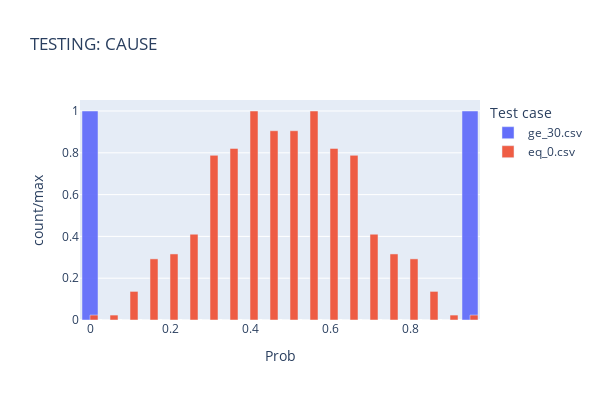
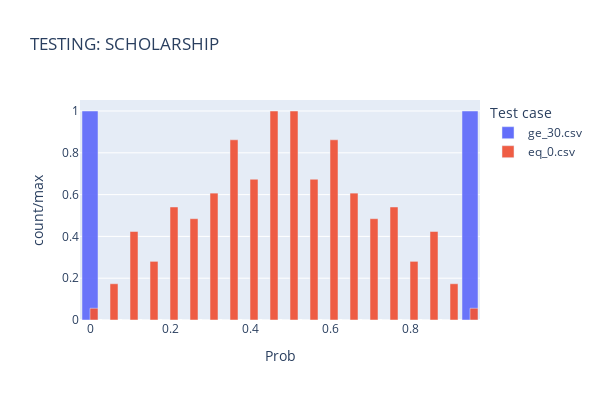
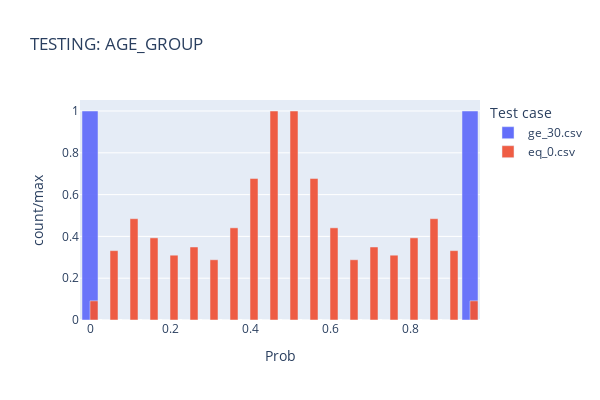
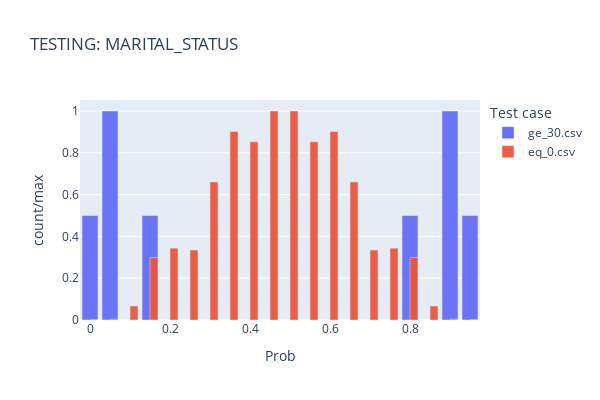

The notebook cell these images were saved under, in order:
### Markdown cell above
## Testing

### Code cell
MODEL_NAME="suod"
for VAR_NAME in ["CAUSE", "SCHOLARSHIP", "AGE_GROUP", "MARITAL_STATUS", "VULNERABILITY_FACTOR"]:
#for VAR_NAME in ["CAUSE"]:
    test_probs(VAR_NAME, MODEL_NAME)

### Figure 1 — Plotly figure (JSON) as saved in the notebook; plotly's stock layout.template omitted (floating-point values rounded to 4 significant figures)
{"data": [{"alignmentgroup": "True", "hovertemplate": "Test case=ge_30.csv<br>Prob=%{x}<br>count/max=%{y}<extra></extra>", "legendgroup": "ge_30.csv", "marker": {"color": "#636efa", "opacity": 0.95, "pattern": {"shape": ""}}, "name": "ge_30.csv", "offsetgroup": "ge_30.csv", "orientation": "v", "showlegend": true, "textposition": "auto", "type": "bar", "x": [0, 0.05, 0.1, 0.15, 0.2, 0.25, 0.3, 0.35, 0.4, 0.45, 0.5, 0.55, 0.6, 0.65, 0.7, 0.75, 0.8, 0.85, 0.9, 0.95], "xaxis": "x", "y": [1, 0, 0, 0, 0, 0, 0, 0, 0, 0, 0, 0, 0, 0, 0, 0, 0, 0, 0, 1], "yaxis": "y"}, {"name": "eq_0.csv", "opacity": 0.95, "type": "bar", "x": [0, 0.05, 0.1, 0.15, 0.2, 0.25, 0.3, 0.35, 0.4, 0.45, 0.5, 0.55, 0.6, 0.65, 0.7, 0.75, 0.8, 0.85, 0.9, 0.95], "y": [0.02358, 0.02358, 0.1368, 0.2925, 0.316, 0.4104, 0.7877, 0.8208, 1, 0.9057, 0.9057, 1, 0.8208, 0.7877, 0.4104, 0.316, 0.2925, 0.1368, 0.02358, 0.02358]}], "layout": {"barmode": "group", "height": 400, "legend": {"title": {"text": "Test case"}, "tracegroupgap": 0}, "title": {"text": "TESTING: CAUSE"}, "width": 600, "xaxis": {"anchor": "y", "autorange": true, "domain": [0, 1], "range": [-0.025, 0.975], "title": {"text": "Prob"}, "type": "linear"}, "yaxis": {"anchor": "x", "autorange": true, "domain": [0, 1], "range": [0, 1.053], "title": {"text": "count/max"}, "type": "linear"}}}

### Figure 2 — Plotly figure (JSON) as saved in the notebook; plotly's stock layout.template omitted (floating-point values rounded to 4 significant figures)
{"data": [{"alignmentgroup": "True", "hovertemplate": "Test case=ge_30.csv<br>Prob=%{x}<br>count/max=%{y}<extra></extra>", "legendgroup": "ge_30.csv", "marker": {"color": "#636efa", "opacity": 0.95, "pattern": {"shape": ""}}, "name": "ge_30.csv", "offsetgroup": "ge_30.csv", "orientation": "v", "showlegend": true, "textposition": "auto", "type": "bar", "x": [0, 0.05, 0.1, 0.15, 0.2, 0.25, 0.3, 0.35, 0.4, 0.45, 0.5, 0.55, 0.6, 0.65, 0.7, 0.75, 0.8, 0.85, 0.9, 0.95], "xaxis": "x", "y": [1, 0, 0, 0, 0, 0, 0, 0, 0, 0, 0, 0, 0, 0, 0, 0, 0, 0, 0, 1], "yaxis": "y"}, {"name": "eq_0.csv", "opacity": 0.95, "type": "bar", "x": [0, 0.05, 0.1, 0.15, 0.2, 0.25, 0.3, 0.35, 0.4, 0.45, 0.5, 0.55, 0.6, 0.65, 0.7, 0.75, 0.8, 0.85, 0.9, 0.95], "y": [0.05612, 0.1735, 0.4235, 0.2806, 0.5408, 0.4847, 0.6071, 0.8622, 0.6735, 1, 1, 0.6735, 0.8622, 0.6071, 0.4847, 0.5408, 0.2806, 0.4235, 0.1735, 0.05612]}], "layout": {"barmode": "group", "height": 400, "legend": {"title": {"text": "Test case"}, "tracegroupgap": 0}, "title": {"text": "TESTING: SCHOLARSHIP"}, "width": 600, "xaxis": {"anchor": "y", "autorange": true, "domain": [0, 1], "range": [-0.025, 0.975], "title": {"text": "Prob"}, "type": "linear"}, "yaxis": {"anchor": "x", "autorange": true, "domain": [0, 1], "range": [0, 1.053], "title": {"text": "count/max"}, "type": "linear"}}}

### Figure 3 — Plotly figure (JSON) as saved in the notebook; plotly's stock layout.template omitted (floating-point values rounded to 4 significant figures)
{"data": [{"alignmentgroup": "True", "hovertemplate": "Test case=ge_30.csv<br>Prob=%{x}<br>count/max=%{y}<extra></extra>", "legendgroup": "ge_30.csv", "marker": {"color": "#636efa", "opacity": 0.95, "pattern": {"shape": ""}}, "name": "ge_30.csv", "offsetgroup": "ge_30.csv", "orientation": "v", "showlegend": true, "textposition": "auto", "type": "bar", "x": [0, 0.05, 0.1, 0.15, 0.2, 0.25, 0.3, 0.35, 0.4, 0.45, 0.5, 0.55, 0.6, 0.65, 0.7, 0.75, 0.8, 0.85, 0.9, 0.95], "xaxis": "x", "y": [1, 0, 0, 0, 0, 0, 0, 0, 0, 0, 0, 0, 0, 0, 0, 0, 0, 0, 0, 1], "yaxis": "y"}, {"name": "eq_0.csv", "opacity": 0.95, "type": "bar", "x": [0, 0.05, 0.1, 0.15, 0.2, 0.25, 0.3, 0.35, 0.4, 0.45, 0.5, 0.55, 0.6, 0.65, 0.7, 0.75, 0.8, 0.85, 0.9, 0.95], "y": [0.0917, 0.3319, 0.4847, 0.393, 0.31, 0.3493, 0.2882, 0.441, 0.6769, 1, 1, 0.6769, 0.441, 0.2882, 0.3493, 0.31, 0.393, 0.4847, 0.3319, 0.0917]}], "layout": {"barmode": "group", "height": 400, "legend": {"title": {"text": "Test case"}, "tracegroupgap": 0}, "title": {"text": "TESTING: AGE_GROUP"}, "width": 600, "xaxis": {"anchor": "y", "autorange": true, "domain": [0, 1], "range": [-0.025, 0.975], "title": {"text": "Prob"}, "type": "linear"}, "yaxis": {"anchor": "x", "autorange": true, "domain": [0, 1], "range": [0, 1.053], "title": {"text": "count/max"}, "type": "linear"}}}

### Figure 4 — Plotly figure (JSON) as saved in the notebook; plotly's stock layout.template omitted (floating-point values rounded to 4 significant figures)
{"data": [{"alignmentgroup": "True", "hovertemplate": "Test case=ge_30.csv<br>Prob=%{x}<br>count/max=%{y}<extra></extra>", "legendgroup": "ge_30.csv", "marker": {"color": "#636efa", "opacity": 0.95, "pattern": {"shape": ""}}, "name": "ge_30.csv", "offsetgroup": "ge_30.csv", "orientation": "v", "showlegend": true, "textposition": "auto", "type": "bar", "x": [0, 0.05, 0.1, 0.15, 0.2, 0.25, 0.3, 0.35, 0.4, 0.45, 0.5, 0.55, 0.6, 0.65, 0.7, 0.75, 0.8, 0.85, 0.9, 0.95], "xaxis": "x", "y": [0.5, 1, 0, 0.5, 0, 0, 0, 0, 0, 0, 0, 0, 0, 0, 0, 0, 0.5, 0, 1, 0.5], "yaxis": "y"}, {"name": "eq_0.csv", "opacity": 0.95, "type": "bar", "x": [0, 0.05, 0.1, 0.15, 0.2, 0.25, 0.3, 0.35, 0.4, 0.45, 0.5, 0.55, 0.6, 0.65, 0.7, 0.75, 0.8, 0.85, 0.9, 0.95], "y": [0, 0.004464, 0.06696, 0.2991, 0.3438, 0.3348, 0.6607, 0.9018, 0.8527, 1, 1, 0.8527, 0.9018, 0.6607, 0.3348, 0.3438, 0.2991, 0.06696, 0.004464, 0]}], "layout": {"barmode": "group", "height": 400, "legend": {"title": {"text": "Test case"}, "tracegroupgap": 0}, "title": {"text": "TESTING: MARITAL_STATUS"}, "width": 600, "xaxis": {"anchor": "y", "autorange": true, "domain": [0, 1], "range": [-0.025, 0.975], "title": {"text": "Prob"}, "type": "linear"}, "yaxis": {"anchor": "x", "autorange": true, "domain": [0, 1], "range": [0, 1.053], "title": {"text": "count/max"}, "type": "linear"}}}
